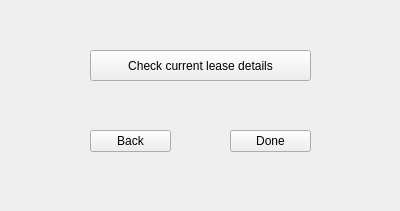
<?xml version="1.0" encoding="UTF-8"?>
<ui version="4.0">
 <class>Form</class>
 <widget class="QWidget" name="Form">
  <property name="geometry">
   <rect>
    <x>0</x>
    <y>0</y>
    <width>400</width>
    <height>211</height>
   </rect>
  </property>
  <property name="windowTitle">
   <string>LEASE</string>
  </property>
  <widget class="QToolButton" name="leaseDetailsButton">
   <property name="geometry">
    <rect>
     <x>90</x>
     <y>50</y>
     <width>221</width>
     <height>31</height>
    </rect>
   </property>
   <property name="text">
    <string>Check current lease details</string>
   </property>
  </widget>
  <widget class="QToolButton" name="backButton">
   <property name="geometry">
    <rect>
     <x>90</x>
     <y>130</y>
     <width>81</width>
     <height>22</height>
    </rect>
   </property>
   <property name="text">
    <string>Back</string>
   </property>
  </widget>
  <widget class="QToolButton" name="doneButton">
   <property name="geometry">
    <rect>
     <x>230</x>
     <y>130</y>
     <width>81</width>
     <height>22</height>
    </rect>
   </property>
   <property name="text">
    <string>Done</string>
   </property>
  </widget>
 </widget>
 <resources/>
 <connections/>
</ui>
